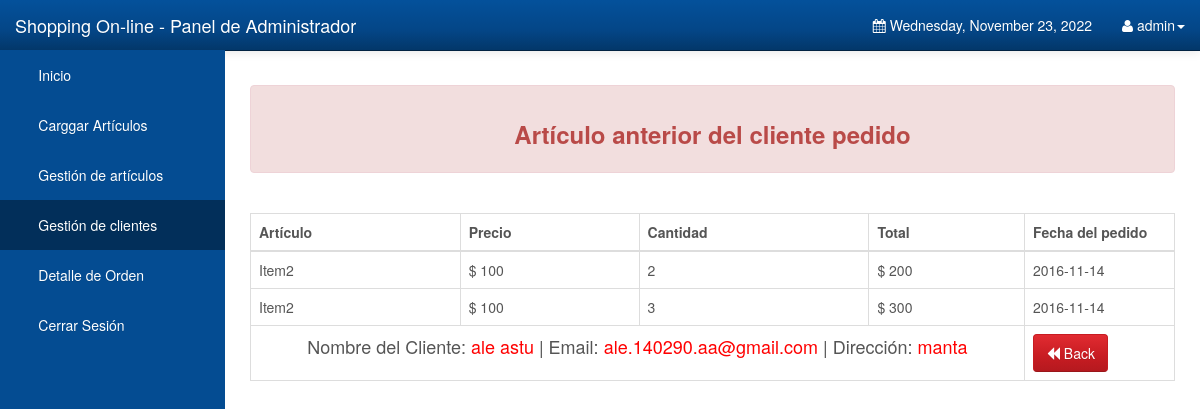
The page /Admin/previous_orders.php?previous_id=1 (signed in) on the database its author committed.
### tables this page shows
CREATE TABLE `orderdetails` (
  `order_id` int(11) NOT NULL,
  `user_id` int(11) NOT NULL,
  `order_name` varchar(1000) NOT NULL,
  `order_price` double NOT NULL,
  `order_quantity` int(11) NOT NULL,
  `order_total` double NOT NULL,
  `order_status` varchar(45) NOT NULL,
  `order_date` date NOT NULL
);

CREATE TABLE `users` (
  `user_id` int(11) NOT NULL,
  `user_email` varchar(1000) NOT NULL,
  `user_password` varchar(1000) NOT NULL,
  `user_firstname` varchar(1000) NOT NULL,
  `user_lastname` varchar(1000) NOT NULL,
  `user_address` varchar(1000) NOT NULL
);

### Admin/previous_orders.php (the view, shortened to what this page needs)
<?php
	require_once 'config.php';
	if(isset($_GET['previous_id']) && !empty($_GET['previous_id']))
	{
		$view_id = $_GET['previous_id'];
		$stmt_edit = $DB_con->prepare('SELECT * FROM users WHERE user_id=:user_id');
		$stmt_edit->execute(array(':user_id'=>$view_id));
		$edit_row = $stmt_edit->fetch(PDO::FETCH_ASSOC);
		extract($edit_row);
	}
	else
	{
		header("Location: customers.php");
	}
?>
<!DOCTYPE html>
<html lang="en">
<head>
    <link rel="stylesheet" type="text/css" href="bootstrap/css/bootstrap.min.css" />
    <link rel="stylesheet" type="text/css" href="font-awesome/css/font-awesome.min.css" />
    <link rel="stylesheet" type="text/css" href="css/local.css" />
</head>
<body>
    <div id="wrapper">
        <nav class="navbar navbar-inverse navbar-fixed-top" role="navigation">
        <div class="navbar-header">
                <a class="navbar-brand" href="index.php">Shopping On-line - Panel de Administrador</a>
            </div>
            <div class="collapse navbar-collapse navbar-ex1-collapse">
                <ul class="nav navbar-nav side-nav">
                    <li><a href="index.php"> &nbsp; &nbsp; &nbsp; Inicio</a></li>
                    <li><a data-toggle="modal" data-target="#uploadModal"> &nbsp; &nbsp; &nbsp; Carggar Artículos </a>
                    </li>
                    <li><a href="items.php"> &nbsp; &nbsp; &nbsp; Gestión de artículos</a></li>
                    <li class="active"><a href="customers.php"> &nbsp; &nbsp; &nbsp; Gestión de clientes</a></li>
                    <li><a href="orderdetails.php"> &nbsp; &nbsp; &nbsp; Detalle de Orden</a></li>
                    <li><a href="logout.php"> &nbsp; &nbsp; &nbsp; Cerrar Sesión</a></li>
                </ul>
                <ul class="nav navbar-nav navbar-right navbar-user">
                    <li class="dropdown messages-dropdown">
                        <a href="#"><i class="fa fa-calendar"></i>  <?php
                            $Today=date('y:m:d');
                            $new=date('l, F d, Y',strtotime($Today));
                            echo $new; ?></a>
                    </li>
                     <li class="dropdown user-dropdown">
                        <a href="#" class="dropdown-toggle" data-toggle="dropdown"><i class="fa fa-user"></i> <?php   extract($_SESSION); echo $admin_username; ?><b class="caret"></b></a>
                    </li>
                </ul>
            </div>
        </nav>
        <div id="page-wrapper">
			 <div class="alert alert-danger">
                          <center> <h3><strong>Artículo anterior del cliente pedido</strong> </h3></center>
						  </div>
						  <br />
						  <div class="table-responsive">
            <table class="display table table-bordered" id="example" cellspacing="0" width="100%">
              <thead>
                <tr>
                  <th>Artículo</th>
                  <th>Precio</th>
				  <th>Cantidad</th>
                  <th>Total</th>
				  <th>Fecha del pedido</th>
                </tr>
              </thead>
              <tbody>
			  <?php
include("config.php");
	$stmt = $DB_con->prepare("SELECT * FROM orderdetails where user_id='$user_id' and order_status='Ordered_Finished'");
	$stmt->execute();
	if($stmt->rowCount() > 0)
	{
		while($row=$stmt->fetch(PDO::FETCH_ASSOC))
		{
			extract($row);
			?>
                <tr>
                 <td><?php echo $order_name; ?></td>
				 <td>&#x24; <?php echo $order_price; ?> </td>
				 <td><?php echo $order_quantity; ?></td>
				 <td>&#x24; <?php echo $order_total; ?></td>
				  <td><?php echo $order_date; ?></td>
                </tr>
              <?php
		}
		echo "<tr>";
		echo "<td colspan='4' align='center' style='font-size:18px;'>"."Nombre del Cliente: <span style='color:red;'>".$user_firstname." ".$user_lastname."</span> | "."Email: <span style='color:red;'>".$user_email."</span> | "."Dirección: <span style='color:red;'>".$user_address." </span>";
		echo "</td>";
		echo "<td>"."<a class='btn btn-danger' href='customers.php'><span class='glyphicon glyphicon-backward'></span> Back<a/>";
		echo "</td>";
		echo "</tbody>";
		echo "</table>";
		echo "</div>";
		echo "<br />";
		echo "</div>";
	}
?>
	</div>
	<br />
	<br />
</body>
</html>

### Admin/css/local.css (style rules this page uses)
#wrapper { padding-left: 0; }
#page-wrapper { width: 100%; padding: 5px 15px; }
body { font-family: "Helvetica Neue", Helvetica, Arial, sans-serif; font-size: 14px; line-height: 1.42857143; color: #555555; background-color: #ffffff; }
.btn { display: inline-block; margin-bottom: 0; font-weight: normal; text-align: center; vertical-align: middle; cursor: pointer; background-image: none; border: 1px solid transparent; white-space: nowrap; padding: 8px 12px; font-size: 14px; line-height: 1.42857143; border-radius: 4px; -webkit-user-select: none; -moz-user-select: none; -ms-user-select: none; user-select: none; }
.btn-danger { color: #ffffff; background-color: #c71c22; border-color: #c71c22; }
.navbar-inverse { background-color: #033c73; border-color: #022f5a; }
.navbar-inverse .navbar-brand { color: #ffffff; }
.navbar-inverse .navbar-nav > li > a { color: #ffffff; }
.navbar-inverse .navbar-nav > .active > a, .navbar-inverse .navbar-nav > .active > a:hover, .navbar-inverse .navbar-nav > .active > a:focus { color: #ffffff; background-color: #022f5a; }
.navbar-inverse .navbar-collapse, .navbar-inverse .navbar-form { border-color: #022a50; }
.alert-danger { background-color: #f2dede; border-color: #eed3d7; color: #b94a48; }
.navbar { background-image: -webkit-linear-gradient(#54b4eb, #2fa4e7 60%, #1d9ce5); background-image: linear-gradient(#54b4eb, #2fa4e7 60%, #1d9ce5); background-repeat: no-repeat; filter: progid:DXImageTransform.Microsoft.gradient(startColorstr='#ff54b4eb', endColorstr='#ff1d9ce5', GradientType=0); border-bottom: 1px solid #178acc; filter: none; -webkit-box-shadow: 0 1px 10px rgba(0, 0, 0, 0.1); box-shadow: 0 1px 10px rgba(0, 0, 0, 0.1); }
.navbar .navbar-nav > li > a, .navbar-brand { text-shadow: 0 1px 0 rgba(0, 0, 0, 0.1); }
.navbar-inverse { background-image: -webkit-linear-gradient(#04519b, #044687 60%, #033769); background-image: linear-gradient(#04519b, #044687 60%, #033769); background-repeat: no-repeat; filter: progid:DXImageTransform.Microsoft.gradient(startColorstr='#ff04519b', endColorstr='#ff033769', GradientType=0); filter: none; border-bottom: 1px solid #022241; }
.btn { text-shadow: 0 1px 0 rgba(0, 0, 0, 0.1); }
.btn-danger { background-image: -webkit-linear-gradient(#e12b31, #c71c22 60%, #b5191f); background-image: linear-gradient(#e12b31, #c71c22 60%, #b5191f); background-repeat: no-repeat; filter: progid:DXImageTransform.Microsoft.gradient(startColorstr='#ffe12b31', endColorstr='#ffb5191f', GradientType=0); filter: none; border-bottom: 1px solid #9a161a; }
.clearfix:before, .clearfix:after, .container:before, .container:after, .container-fluid:before, .container-fluid:after, .row:before, .row:after, .form-horizontal .form-group:before, .form-horizontal .form-group:after, .btn-toolbar:before, .btn-toolbar:after, .btn-group-vertical > .btn-group:before, .btn-group-vertical > .btn-group:after, .nav:before, .nav:after, .navbar:before, .navbar:after, .navbar-header:before, .navbar-header:after, .navbar-collapse:before, .navbar-collapse:after, .pager:before, .pager:after, .panel-body:before, .panel-body:after, .modal-footer:before, .modal-footer:after { content: " "; display: table; }
.clearfix:after, .container:after, .container-fluid:after, .row:after, .form-horizontal .form-group:after, .btn-toolbar:after, .btn-group-vertical > .btn-group:after, .nav:after, .navbar:after, .navbar-header:after, .navbar-collapse:after, .pager:after, .panel-body:after, .modal-footer:after { clear: both; }
a { color: #2fa4e7; text-decoration: none; }
@media (min-width:768px) { #wrapper { padding-left: 225px; } }
@media (min-width:768px) { #page-wrapper { padding: 15px 25px; } }
@media (min-width:768px) { .side-nav { margin-left: -225px; left: 225px; width: 225px; position: fixed; top: 50px; height: 100%; border-radius: 0; border: none; background-color: #044C92; overflow-y: auto; } }
@media (min-width:768px) { .side-nav>li>a { width: 225px; } }
@media (min-width:768px) { .navbar-collapse { padding-left: 15px !important; padding-right: 15px !important; } }

### rows shown on the page
orderdetails: order_name "Item2", order_price "100", order_quantity "2", order_total "200", order_date "2016-11-14"
orderdetails: order_name "Item2", order_price "100", order_quantity "3", order_total "300", order_date "2016-11-14"
users: user_firstname "ale", user_lastname "astu", user_email "ale.140290.aa@gmail.com", user_address "manta"

### other values the page prints
$admin_username "admin"
